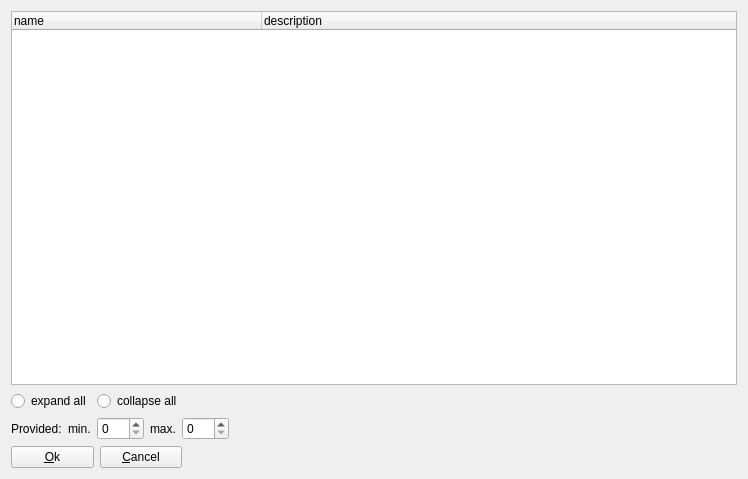
<?xml version="1.0" encoding="UTF-8"?>
<ui version="4.0">
 <class>feature_select_provided</class>
 <widget class="QWidget" name="feature_select_provided">
  <property name="geometry">
   <rect>
    <x>0</x>
    <y>0</y>
    <width>748</width>
    <height>479</height>
   </rect>
  </property>
  <property name="windowTitle">
   <string>Add provided feature</string>
  </property>
  <property name="windowIcon">
   <iconset resource="../configurator.qrc">
    <normaloff>:/images/chart_organisation.png</normaloff>:/images/chart_organisation.png</iconset>
  </property>
  <property name="action" stdset="0">
   <string>CategoryFeatureEdit feature { id={main.id}; minQuantity {{main.minQuantity}}; maxQuantity {{main.maxQuantity}} }</string>
  </property>
  <property name="answer" stdset="0">
   <string>CategoryFeatureEdit feature { id={feature.selected}; minQuantity {{min}}; maxQuantity {{max}} }</string>
  </property>
  <layout class="QGridLayout" name="gridLayout">
   <item row="1" column="0">
    <layout class="QHBoxLayout" name="horizontalLayout_2">
     <item>
      <widget class="QRadioButton" name="expand">
       <property name="text">
        <string>expand all</string>
       </property>
      </widget>
     </item>
     <item>
      <widget class="QRadioButton" name="collapse">
       <property name="text">
        <string>collapse all</string>
       </property>
      </widget>
     </item>
    </layout>
   </item>
   <item row="1" column="1">
    <spacer name="horizontalSpacer">
     <property name="orientation">
      <enum>Qt::Horizontal</enum>
     </property>
     <property name="sizeHint" stdset="0">
      <size>
       <width>40</width>
       <height>20</height>
      </size>
     </property>
    </spacer>
   </item>
   <item row="0" column="0" colspan="2">
    <widget class="QTreeWidget" name="feature">
     <property name="itemsExpandable">
      <bool>true</bool>
     </property>
     <property name="action" stdset="0">
      <string notr="true">FeatureHierarchyRequest feature {id=1}</string>
     </property>
     <attribute name="headerDefaultSectionSize">
      <number>250</number>
     </attribute>
     <column>
      <property name="text">
       <string>name</string>
      </property>
     </column>
     <column>
      <property name="text">
       <string>description</string>
      </property>
     </column>
    </widget>
   </item>
   <item row="4" column="0">
    <layout class="QHBoxLayout" name="horizontalLayout">
     <item>
      <widget class="QPushButton" name="select">
       <property name="text">
        <string>&amp;Ok</string>
       </property>
       <property name="form" stdset="0">
        <string notr="true">_CLOSE_</string>
       </property>
       <property name="datasignal:clicked" stdset="0">
        <string>add_feature_provided</string>
       </property>
       <property name="state:enabled" stdset="0">
        <string>{feature.selected}&gt;0</string>
       </property>
      </widget>
     </item>
     <item>
      <widget class="QPushButton" name="cancel">
       <property name="text">
        <string>&amp;Cancel</string>
       </property>
       <property name="form" stdset="0">
        <string notr="true">_CLOSE_</string>
       </property>
      </widget>
     </item>
    </layout>
   </item>
   <item row="2" column="0" colspan="2">
    <layout class="QFormLayout" name="formLayout">
     <item row="0" column="0">
      <widget class="QLabel" name="label">
       <property name="text">
        <string>Provided:</string>
       </property>
       <property name="buddy">
        <cstring>min</cstring>
       </property>
      </widget>
     </item>
     <item row="0" column="1">
      <layout class="QHBoxLayout" name="horizontalLayout_7">
       <item>
        <widget class="QLabel" name="label_min_requires">
         <property name="text">
          <string>min.</string>
         </property>
         <property name="buddy">
          <cstring>min</cstring>
         </property>
        </widget>
       </item>
       <item>
        <widget class="QSpinBox" name="min">
         <property name="maximum">
          <number>999</number>
         </property>
        </widget>
       </item>
       <item>
        <widget class="QLabel" name="label_max_requires">
         <property name="text">
          <string>max.</string>
         </property>
         <property name="buddy">
          <cstring>max</cstring>
         </property>
        </widget>
       </item>
       <item>
        <widget class="QSpinBox" name="max">
         <property name="maximum">
          <number>999</number>
         </property>
        </widget>
       </item>
       <item>
        <spacer name="horizontalSpacer_4">
         <property name="orientation">
          <enum>Qt::Horizontal</enum>
         </property>
         <property name="sizeHint" stdset="0">
          <size>
           <width>40</width>
           <height>20</height>
          </size>
         </property>
        </spacer>
       </item>
      </layout>
     </item>
    </layout>
   </item>
  </layout>
 </widget>
 <tabstops>
  <tabstop>feature</tabstop>
  <tabstop>expand</tabstop>
  <tabstop>collapse</tabstop>
  <tabstop>min</tabstop>
  <tabstop>max</tabstop>
  <tabstop>select</tabstop>
  <tabstop>cancel</tabstop>
 </tabstops>
 <resources>
  <include location="../configurator.qrc"/>
 </resources>
 <connections>
  <connection>
   <sender>expand</sender>
   <signal>toggled(bool)</signal>
   <receiver>feature</receiver>
   <slot>expandAll()</slot>
   <hints>
    <hint type="sourcelabel">
     <x>75</x>
     <y>196</y>
    </hint>
    <hint type="destinationlabel">
     <x>65</x>
     <y>170</y>
    </hint>
   </hints>
  </connection>
  <connection>
   <sender>collapse</sender>
   <signal>toggled(bool)</signal>
   <receiver>feature</receiver>
   <slot>collapseAll()</slot>
   <hints>
    <hint type="sourcelabel">
     <x>195</x>
     <y>196</y>
    </hint>
    <hint type="destinationlabel">
     <x>187</x>
     <y>170</y>
    </hint>
   </hints>
  </connection>
  <connection>
   <sender>feature</sender>
   <signal>doubleClicked(QModelIndex)</signal>
   <receiver>select</receiver>
   <slot>click()</slot>
   <hints>
    <hint type="sourcelabel">
     <x>28</x>
     <y>166</y>
    </hint>
    <hint type="destinationlabel">
     <x>41</x>
     <y>258</y>
    </hint>
   </hints>
  </connection>
 </connections>
</ui>
